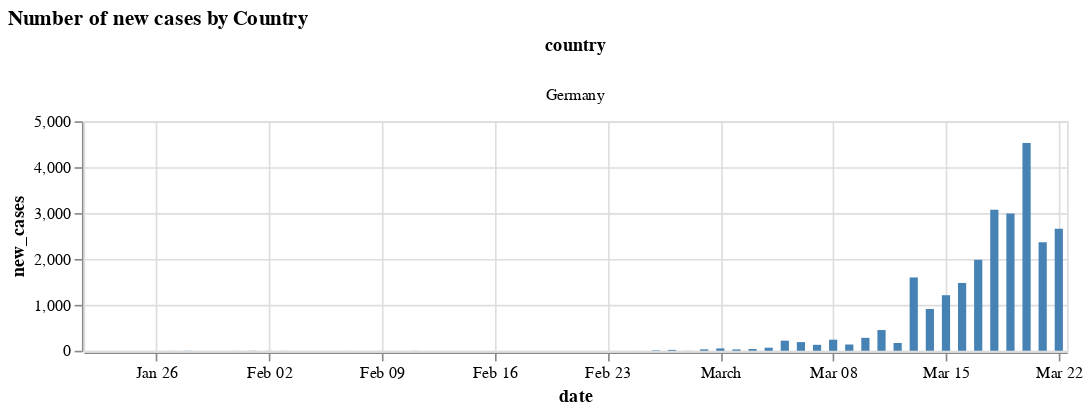

Notebook code cell kept with this figure:
### Code cell
#for curr_country in lockdowns:
curr_country = 'Germany'
alt.Chart(new_cases_melted_df.loc[new_cases_melted_df['country'] == curr_country]).mark_bar().encode(
    x='date:T',
    y='new_cases:Q',
     #color='country:N',
    column='country:N',
    color=alt.condition(
            alt.datum.Year == '2020',  # If the year is 1810 this test returns True,
    alt.value('orange'),     # which sets the bar orange.
    alt.value('steelblue')   # And if it's not true it sets the bar steelblue.
    )
).properties(
title='Number of new cases by Country',
width=250,
height=140

).properties(width=600)

### Figure 1 — Vega-Lite specification as saved in the notebook (floating-point values rounded to 4 significant figures)
{"$schema": "https://vega.github.io/schema/vega-lite/v3.4.0.json", "config": {"mark": {"tooltip": null}, "view": {"height": 300, "width": 400}}, "data": {"name": "data-05322c83599d95da529c7b2f09200bb7"}, "datasets": {"data-05322c83599d95da529c7b2f09200bb7": [{"country": "Germany", "date": "1/22/20", "new_cases": 0}, {"country": "Germany", "date": "1/23/20", "new_cases": 0}, {"country": "Germany", "date": "1/24/20", "new_cases": 0}, {"country": "Germany", "date": "1/25/20", "new_cases": 0}, {"country": "Germany", "date": "1/26/20", "new_cases": 0}, {"country": "Germany", "date": "1/27/20", "new_cases": 1}, {"country": "Germany", "date": "1/28/20", "new_cases": 3}, {"country": "Germany", "date": "1/29/20", "new_cases": 0}, {"country": "Germany", "date": "1/30/20", "new_cases": 0}, {"country": "Germany", "date": "1/31/20", "new_cases": 1}, {"country": "Germany", "date": "2/1/20", "new_cases": 3}, {"country": "Germany", "date": "2/2/20", "new_cases": 2}, {"country": "Germany", "date": "2/3/20", "new_cases": 2}, {"country": "Germany", "date": "2/4/20", "new_cases": 0}, {"country": "Germany", "date": "2/5/20", "new_cases": 0}, {"country": "Germany", "date": "2/6/20", "new_cases": 0}, {"country": "Germany", "date": "2/7/20", "new_cases": 1}, {"country": "Germany", "date": "2/8/20", "new_cases": 0}, {"country": "Germany", "date": "2/9/20", "new_cases": 1}, {"country": "Germany", "date": "2/10/20", "new_cases": 0}, {"country": "Germany", "date": "2/11/20", "new_cases": 2}, {"country": "Germany", "date": "2/12/20", "new_cases": 0}, {"country": "Germany", "date": "2/13/20", "new_cases": 0}, {"country": "Germany", "date": "2/14/20", "new_cases": 0}, {"country": "Germany", "date": "2/15/20", "new_cases": 0}, {"country": "Germany", "date": "2/16/20", "new_cases": 0}, {"country": "Germany", "date": "2/17/20", "new_cases": 0}, {"country": "Germany", "date": "2/18/20", "new_cases": 0}, {"country": "Germany", "date": "2/19/20", "new_cases": 0}, {"country": "Germany", "date": "2/20/20", "new_cases": 0}, {"country": "Germany", "date": "2/21/20", "new_cases": 0}, {"country": "Germany", "date": "2/22/20", "new_cases": 0}, {"country": "Germany", "date": "2/23/20", "new_cases": 0}, {"country": "Germany", "date": "2/24/20", "new_cases": 0}, {"country": "Germany", "date": "2/25/20", "new_cases": 1}, {"country": "Germany", "date": "2/26/20", "new_cases": 10}, {"country": "Germany", "date": "2/27/20", "new_cases": 19}, {"country": "Germany", "date": "2/28/20", "new_cases": 2}, {"country": "Germany", "date": "2/29/20", "new_cases": 31}, {"country": "Germany", "date": "3/1/20", "new_cases": 51}, {"country": "Germany", "date": "3/2/20", "new_cases": 29}, {"country": "Germany", "date": "3/3/20", "new_cases": 37}, {"country": "Germany", "date": "3/4/20", "new_cases": 66}, {"country": "Germany", "date": "3/5/20", "new_cases": 220}, {"country": "Germany", "date": "3/6/20", "new_cases": 188}, {"country": "Germany", "date": "3/7/20", "new_cases": 129}, {"country": "Germany", "date": "3/8/20", "new_cases": 241}, {"country": "Germany", "date": "3/9/20", "new_cases": 136}, {"country": "Germany", "date": "3/10/20", "new_cases": 281}, {"country": "Germany", "date": "3/11/20", "new_cases": 451}, {"country": "Germany", "date": "3/12/20", "new_cases": 170}, {"country": "Germany", "date": "3/13/20", "new_cases": 1597}, {"country": "Germany", "date": "3/14/20", "new_cases": 910}, {"country": "Germany", "date": "3/15/20", "new_cases": 1210}, {"country": "Germany", "date": "3/16/20", "new_cases": 1477}, {"country": "Germany", "date": "3/17/20", "new_cases": 1985}, {"country": "Germany", "date": "3/18/20", "new_cases": 3070}, {"country": "Germany", "date": "3/19/20", "new_cases": 2993}, {"country": "Germany", "date": "3/20/20", "new_cases": 4528}, {"country": "Germany", "date": "3/21/20", "new_cases": 2365}, {"country": "Germany", "date": "3/22/20", "new_cases": 2660}]}, "encoding": {"color": {"condition": {"test": "(datum.Year === '2020')", "value": "orange"}, "value": "steelblue"}, "column": {"field": "country", "type": "nominal"}, "x": {"field": "date", "type": "temporal"}, "y": {"field": "new_cases", "type": "quantitative"}}, "height": 140, "mark": "bar", "title": "Number of new cases by Country", "width": 600}
